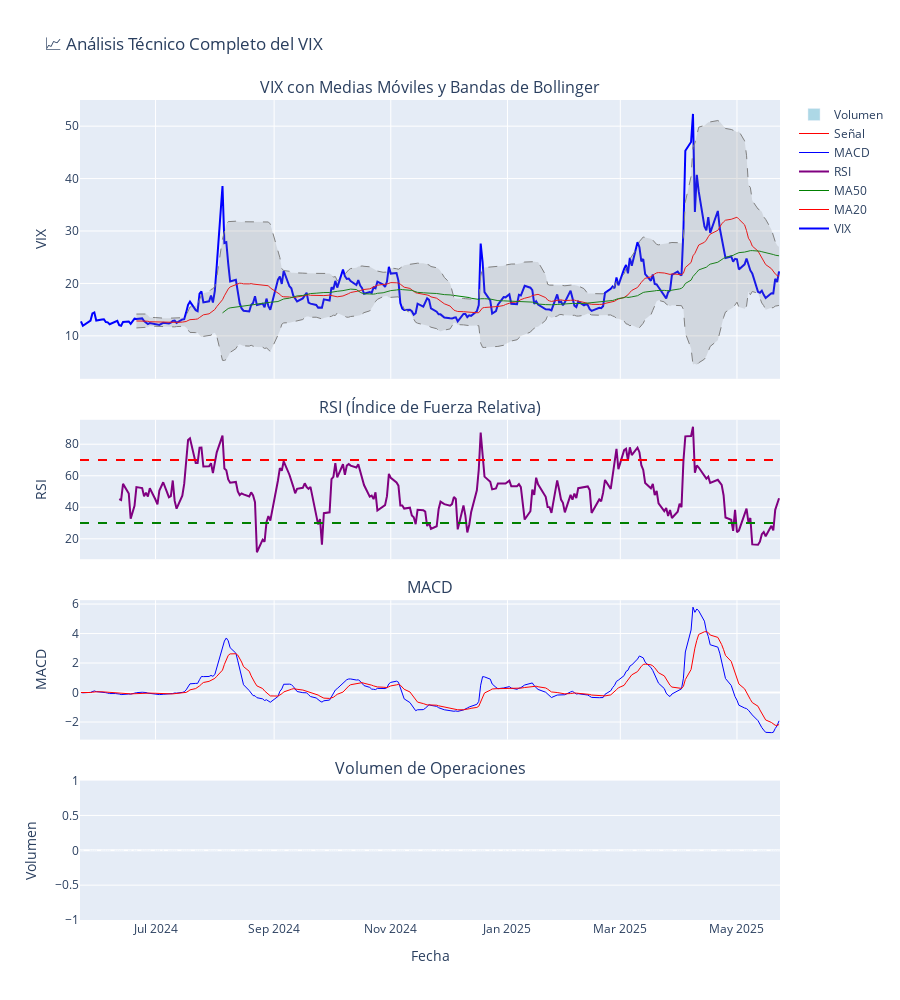

Notebook code cell kept with this figure:
### Code cell
# ## 3. Visualizaciones Principales

# %%
# Gráfico principal del VIX con indicadores
if df is not None:
    # Crear figura con subplots
    fig = make_subplots(
        rows=4, cols=1,
        shared_xaxes=True,
        vertical_spacing=0.05,
        row_heights=[0.4, 0.2, 0.2, 0.2],
        subplot_titles=('VIX con Medias Móviles y Bandas de Bollinger', 
                       'RSI (Índice de Fuerza Relativa)',
                       'MACD', 
                       'Volumen de Operaciones')
    )
    
    # Panel 1: VIX con medias móviles
    fig.add_trace(go.Scatter(x=df['Date'], y=df['Close'], name='VIX',
                            line=dict(color='blue', width=2)), row=1, col=1)
    
    if 'MA20' in df.columns:
        fig.add_trace(go.Scatter(x=df['Date'], y=df['MA20'], name='MA20',
                                line=dict(color='red', width=1)), row=1, col=1)
    
    if 'MA50' in df.columns:
        fig.add_trace(go.Scatter(x=df['Date'], y=df['MA50'], name='MA50',
                                line=dict(color='green', width=1)), row=1, col=1)
    
    # Bandas de Bollinger
    if all(col in df.columns for col in ['BB_Upper', 'BB_Lower']):
        fig.add_trace(go.Scatter(x=df['Date'], y=df['BB_Upper'], name='BB Superior',
                                line=dict(color='gray', width=1, dash='dash'),
                                showlegend=False), row=1, col=1)
        fig.add_trace(go.Scatter(x=df['Date'], y=df['BB_Lower'], name='BB Inferior',
                                line=dict(color='gray', width=1, dash='dash'),
                                fill='tonexty', fillcolor='rgba(128,128,128,0.2)',
                                showlegend=False), row=1, col=1)
    
    # Panel 2: RSI
    if 'RSI' in df.columns:
        fig.add_trace(go.Scatter(x=df['Date'], y=df['RSI'], name='RSI',
                                line=dict(color='purple', width=2)), row=2, col=1)
        fig.add_hline(y=70, line_dash="dash", line_color="red", row=2, col=1)
        fig.add_hline(y=30, line_dash="dash", line_color="green", row=2, col=1)
    
    # Panel 3: MACD
    if all(col in df.columns for col in ['MACD', 'MACD_Signal']):
        fig.add_trace(go.Scatter(x=df['Date'], y=df['MACD'], name='MACD',
                                line=dict(color='blue', width=1)), row=3, col=1)
        fig.add_trace(go.Scatter(x=df['Date'], y=df['MACD_Signal'], name='Señal',
                                line=dict(color='red', width=1)), row=3, col=1)
    
    # Panel 4: Volumen
    if 'Volume' in df.columns:
        fig.add_trace(go.Bar(x=df['Date'], y=df['Volume'], name='Volumen',
                            marker_color='lightblue'), row=4, col=1)
    
    # Actualizar diseño
    fig.update_layout(height=1000, title_text="📈 Análisis Técnico Completo del VIX")
    fig.update_xaxes(title_text="Fecha", row=4, col=1)
    fig.update_yaxes(title_text="VIX", row=1, col=1)
    fig.update_yaxes(title_text="RSI", row=2, col=1)
    fig.update_yaxes(title_text="MACD", row=3, col=1)
    fig.update_yaxes(title_text="Volumen", row=4, col=1)
    
    fig.show()

### Figure 1 — Plotly figure (JSON) as saved in the notebook; plotly's stock layout.template omitted (floating-point values rounded to 4 significant figures; data arrays with more than 128 entries replaced by an {"elided": "..."} marker saying what was removed)
{"data": [{"line": {"color": "blue", "width": 2}, "name": "VIX", "type": "scatter", "x": {"elided": "251 str values"}, "xaxis": "x", "y": {"elided": "251 float values"}, "yaxis": "y"}, {"line": {"color": "red", "width": 1}, "name": "MA20", "type": "scatter", "x": {"elided": "251 str values"}, "xaxis": "x", "y": {"elided": "251 float values"}, "yaxis": "y"}, {"line": {"color": "green", "width": 1}, "name": "MA50", "type": "scatter", "x": {"elided": "251 str values"}, "xaxis": "x", "y": {"elided": "251 float values"}, "yaxis": "y"}, {"line": {"color": "gray", "dash": "dash", "width": 1}, "name": "BB Superior", "showlegend": false, "type": "scatter", "x": {"elided": "251 str values"}, "xaxis": "x", "y": {"elided": "251 float values"}, "yaxis": "y"}, {"fill": "tonexty", "fillcolor": "rgba(128,128,128,0.2)", "line": {"color": "gray", "dash": "dash", "width": 1}, "name": "BB Inferior", "showlegend": false, "type": "scatter", "x": {"elided": "251 str values"}, "xaxis": "x", "y": {"elided": "251 float values"}, "yaxis": "y"}, {"line": {"color": "purple", "width": 2}, "name": "RSI", "type": "scatter", "x": {"elided": "251 str values"}, "xaxis": "x2", "y": {"elided": "251 float values"}, "yaxis": "y2"}, {"line": {"color": "blue", "width": 1}, "name": "MACD", "type": "scatter", "x": {"elided": "251 str values"}, "xaxis": "x3", "y": {"elided": "251 float values"}, "yaxis": "y3"}, {"line": {"color": "red", "width": 1}, "name": "Señal", "type": "scatter", "x": {"elided": "251 str values"}, "xaxis": "x3", "y": {"elided": "251 float values"}, "yaxis": "y3"}, {"marker": {"color": "lightblue"}, "name": "Volumen", "type": "bar", "x": {"elided": "251 str values"}, "xaxis": "x4", "y": {"elided": "251 int values"}, "yaxis": "y4"}], "layout": {"annotations": [{"font": {"size": 16}, "showarrow": false, "text": "VIX con Medias Móviles y Bandas de Bollinger", "x": 0.5, "xanchor": "center", "xref": "paper", "y": 1, "yanchor": "bottom", "yref": "paper"}, {"font": {"size": 16}, "showarrow": false, "text": "RSI (Índice de Fuerza Relativa)", "x": 0.5, "xanchor": "center", "xref": "paper", "y": 0.61, "yanchor": "bottom", "yref": "paper"}, {"font": {"size": 16}, "showarrow": false, "text": "MACD", "x": 0.5, "xanchor": "center", "xref": "paper", "y": 0.39, "yanchor": "bottom", "yref": "paper"}, {"font": {"size": 16}, "showarrow": false, "text": "Volumen de Operaciones", "x": 0.5, "xanchor": "center", "xref": "paper", "y": 0.17, "yanchor": "bottom", "yref": "paper"}], "height": 1000, "shapes": [{"line": {"color": "red", "dash": "dash"}, "type": "line", "x0": 0, "x1": 1, "xref": "x2 domain", "y0": 70, "y1": 70, "yref": "y2"}, {"line": {"color": "green", "dash": "dash"}, "type": "line", "x0": 0, "x1": 1, "xref": "x2 domain", "y0": 30, "y1": 30, "yref": "y2"}], "title": {"text": "📈 Análisis Técnico Completo del VIX"}, "xaxis": {"anchor": "y", "domain": [0, 1], "matches": "x4", "showticklabels": false}, "xaxis2": {"anchor": "y2", "domain": [0, 1], "matches": "x4", "showticklabels": false}, "xaxis3": {"anchor": "y3", "domain": [0, 1], "matches": "x4", "showticklabels": false}, "xaxis4": {"anchor": "y4", "domain": [0, 1], "title": {"text": "Fecha"}}, "yaxis": {"anchor": "x", "domain": [0.66, 1], "title": {"text": "VIX"}}, "yaxis2": {"anchor": "x2", "domain": [0.44, 0.61], "title": {"text": "RSI"}}, "yaxis3": {"anchor": "x3", "domain": [0.22, 0.39], "title": {"text": "MACD"}}, "yaxis4": {"anchor": "x4", "domain": [0, 0.17], "title": {"text": "Volumen"}}}}
